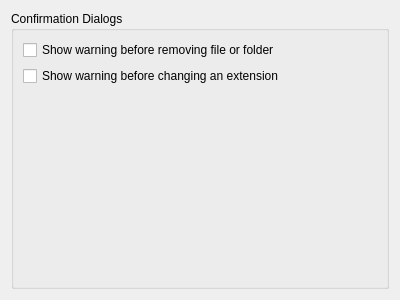
<?xml version="1.0" encoding="UTF-8"?>
<ui version="4.0">
 <class>GlobalSettingsWidget</class>
 <widget class="QWidget" name="GlobalSettingsWidget">
  <property name="geometry">
   <rect>
    <x>0</x>
    <y>0</y>
    <width>400</width>
    <height>300</height>
   </rect>
  </property>
  <property name="windowTitle">
   <string>Global Settings</string>
  </property>
  <layout class="QVBoxLayout" name="verticalLayout">
   <item>
    <widget class="QGroupBox" name="groupBox">
     <property name="title">
      <string>Confirmation Dialogs</string>
     </property>
     <layout class="QGridLayout" name="gridLayout_2">
      <item row="0" column="0">
       <widget class="QCheckBox" name="fileRemoveCheckBox">
        <property name="text">
         <string>Show warning before removing file or folder</string>
        </property>
       </widget>
      </item>
      <item row="1" column="0">
       <widget class="QCheckBox" name="extensionChangeCheckBox">
        <property name="text">
         <string>Show warning before changing an extension</string>
        </property>
       </widget>
      </item>
      <item row="2" column="0">
       <spacer name="verticalSpacer">
        <property name="orientation">
         <enum>Qt::Vertical</enum>
        </property>
        <property name="sizeHint" stdset="0">
         <size>
          <width>20</width>
          <height>40</height>
         </size>
        </property>
       </spacer>
      </item>
     </layout>
    </widget>
   </item>
  </layout>
 </widget>
 <resources/>
 <connections/>
</ui>
